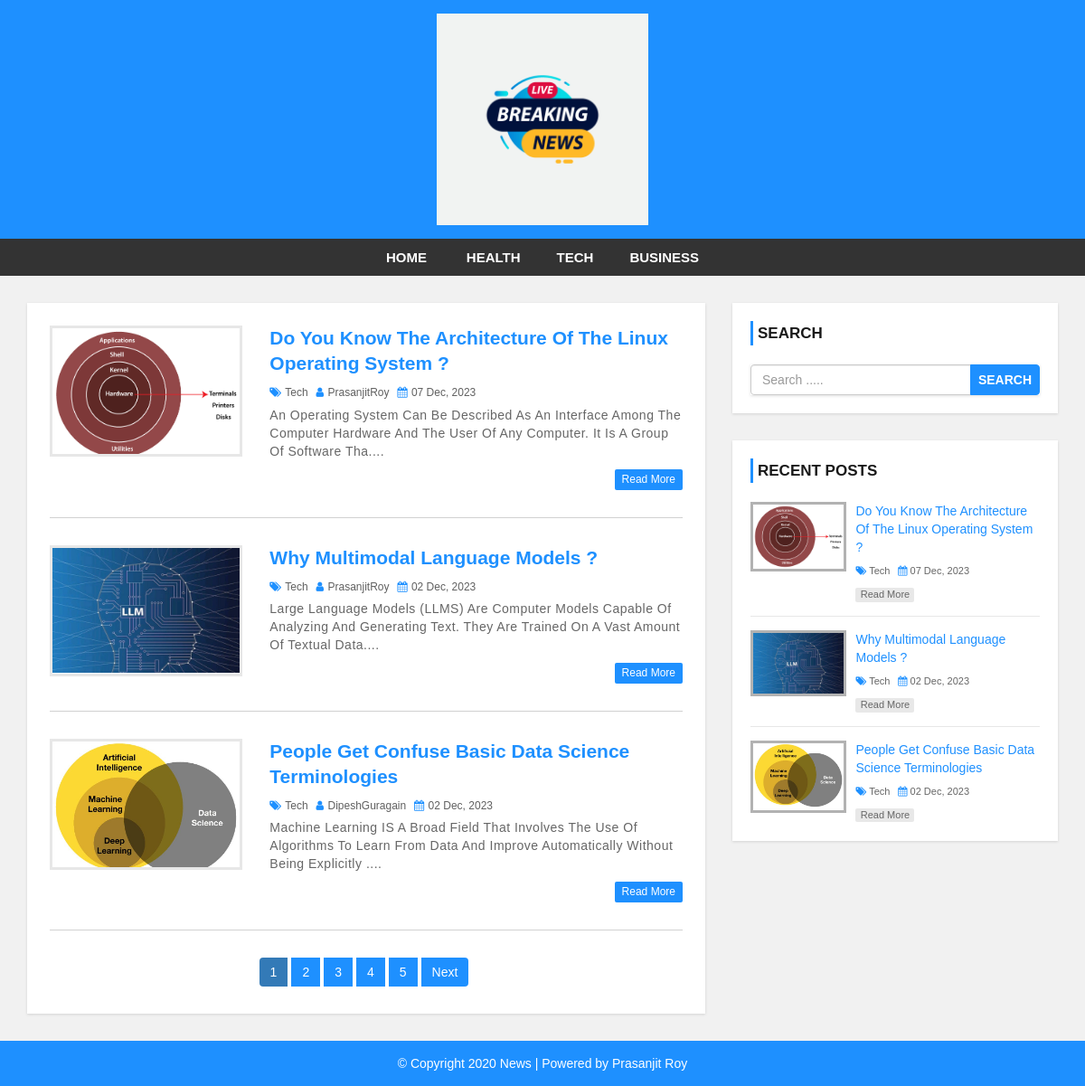
The page / on the database its author committed.
### tables this page shows
CREATE TABLE `settings` (
  `id` int(11) NOT NULL,
  `websitename` varchar(60) NOT NULL,
  `logo` varchar(50) NOT NULL,
  `footerdesc` varchar(255) NOT NULL
);

CREATE TABLE `category` (
  `category_id` int(11) NOT NULL,
  `category_name` varchar(100) NOT NULL,
  `post` int(11) NOT NULL DEFAULT 0
);

CREATE TABLE `post` (
  `post_id` int(11) NOT NULL,
  `title` varchar(100) NOT NULL,
  `description` text NOT NULL,
  `category` varchar(100) NOT NULL,
  `post_date` varchar(50) NOT NULL,
  `author` int(11) NOT NULL,
  `post_img` varchar(100) NOT NULL
);

CREATE TABLE `user` (
  `user_id` int(10) UNSIGNED NOT NULL,
  `first_name` varchar(30) NOT NULL,
  `last_name` varchar(30) NOT NULL,
  `username` varchar(30) DEFAULT NULL,
  `password` varchar(40) DEFAULT NULL,
  `role` int(11) NOT NULL
);

### config.php (called while the page is built, shortened)
<?php
$hostname = "http://localhost/NEWSCMS";
?>

### index.php (the view, shortened to what this page needs)
<?php include 'header.php'; ?>
<div id="main-content">
    <div class="container">
        <div class="row">
            <div class="col-md-8">
                <div class="post-container">
                    <?php
                    include "config.php";
                    $limit = 3;
                    if (isset($_GET["page"])) {
                        $page = $_GET["page"];
                    } else {
                        $page = 1;
                    }
                    $offset = ($page - 1) * $limit;
                    $sql = "SELECT post.post_id,post.title,category.category_name,post.post_date,post.description,post.post_img,post.author,user.username,post.category FROM post
          LEFT JOIN category ON post.category=category.category_id
          LEFT JOIN user ON post.author=user.user_id
          ORDER BY post_id DESC LIMIT {$offset}, {$limit}";
                    $result = mysqli_query($conn, $sql) or die("Query failed :fetch posts");
                    if (mysqli_num_rows($result) > 0) {
                        while ($row = mysqli_fetch_assoc($result)) {
                            ?>
                            <div class="post-content">
                                <div class="row">
                                    <div class="col-md-4">
                                        <a class="post-img" href="single.php?id=<?php echo $row['post_id']; ?>"><img
                                                src="admin/upload/<?php echo $row['post_img']; ?>" alt="blank" /></a>
                                    </div>
                                    <div class="col-md-8">
                                        <div class="inner-content clearfix">
                                            <h3><a href="single.php?id=<?php echo $row['post_id']; ?>">
                                                    <?php echo $row["title"]; ?>
                                                </a></h3>
                                            <div class="post-information">
                                                <span>
                                                    <i class="fa fa-tags" aria-hidden="true"></i>
                                                    <a href='category.php?cid=<?php echo $row["category"]; ?>'>
                                                        <?php echo $row["category_name"]; ?>
                                                    </a>
                                                </span>
                                                <span>
                                                    <i class="fa fa-user" aria-hidden="true"></i>
                                                    <a href='author.php?aid=<?php echo $row['author']; ?>'>
                                                        <?php echo $row["username"]; ?>
                                                    </a>
                                                </span>
                                                <span>
                                                    <i class="fa fa-calendar" aria-hidden="true"></i>
                                                    <?php echo $row["post_date"]; ?>
                                                </span>
                                            </div>
                                            <p class="description">
                                                <?php echo substr($row["description"], 0, 140) . "...."; ?>
                                            </p>
                                            <a class='read-more pull-right'
                                                href="single.php?id=<?php echo $row['post_id']; ?>">Read More</a>
                                        </div>
                                    </div>
                                </div>
                            </div>
                            <?php
                        }
                    } else {
                        echo "<h2> No Record Found</h2>";
                    } ?>
                    <?php
                    $sql1 = "SELECT * FROM post";
                    $result1 = mysqli_query($conn, $sql1) or die("Query Failed");
                    if (mysqli_num_rows($result1) > 0) {
                        $total_records = mysqli_num_rows($result1);
                        $total_pages = ceil($total_records / $limit);
                        echo "<ul class='pagination admin-pagination'>";
                        for ($i = 1; $i <= $total_pages; $i++) {
                            if ($i == $page) {
                                $active = "active";
                            } else {
                                $active = "";
                            }
                            echo '<li class="' . $active . '"><a href="index.php?page=' . $i . '">' . $i . '</a></li>';
                        }
                        if ($total_pages > $page) {
                            echo '<li><a href="index.php?page=' . ($page + 1) . '">Next</a></li>';
                        }
                        echo "</ul>";
                    }
                    ?>
                </div>
            </div>
            <?php include 'sidebar.php'; ?>
        </div>
    </div>
</div>
<?php include 'footer.php'; ?>

### header.php (shortened to what this page needs)
<?php
include "config.php";
?>
<!DOCTYPE html>
<html lang="en">
<head>
  <link rel="stylesheet" href="css/bootstrap.min.css" />
  <link rel="stylesheet" href="css/font-awesome.css">
  <link rel="stylesheet" href="css/style.css">
</head>
<body>
  <div id="header">
    <div class="container">
      <div class="row">
        <div class=" col-md-offset-4 col-md-4">
          <?php
          include "config.php";
          $sql1 = "SELECT * FROM settings";
          $result1 = mysqli_query($conn, $sql1) or die("Query Failed: Because You Have Not Created any Posts Yet :) Please Create Atleast One post to view This ");
          if (mysqli_num_rows($result1) > 0) {
            while ($row1 = mysqli_fetch_assoc($result1)) {
              if ($row1['logo'] == " ") {
                echo '<a href="index.php"><h1>' . $row1["websitename"] . '</h1></a>';
              } else {
                echo '<a href="index.php" id="logo"><img src="admin/images/' . $row1['logo'] . '"></a>';
              }
            }
          } ?>
        </div>
      </div>
    </div>
  </div>
  <div id="menu-bar">
    <div class="container">
      <div class="row">
        <div class="col-md-12">
          <?php include "config.php";
          $sql2 = "SELECT * FROM category WHERE post > 0";
          $result2 = mysqli_query($conn, $sql2) or die("Query failed :Category");
          if (mysqli_num_rows($result2) > 0) {
            $active = "";
            ?>
            <ul class='menu'>
              <li><a class='' href='<?php echo $hostname; ?>'>HOME</a></li>
              <?php
              while ($row2 = mysqli_fetch_assoc($result2)) {
                echo "<li><a class='{$active}' href='category.php?cid={$row2['category_id']}'>{$row2['category_name']}</a></li>";
              } ?>
            </ul>
          <?php } ?>
        </div>
      </div>
    </div>
  </div>

### sidebar.php
<div id="sidebar" class="col-md-4">
    <div class="search-box-container">
        <h4>Search</h4>
        <form class="search-post" action="search.php" method="GET">
            <div class="input-group">
                <input type="text" name="search" class="form-control" placeholder="Search .....">
                <span class="input-group-btn">
                    <button type="submit" class="btn btn-danger">Search</button>
                </span>
            </div>
        </form>
    </div>
    <div class="recent-post-container">
        <h4>Recent Posts</h4>
        <?php
        include "config.php";
        $limit = 3;
        $sql = "SELECT post.post_id,post.title,category.category_name,post.post_date,post.description,post.post_img,post.author,post.category
        FROM post
        LEFT JOIN category ON post.category=category.category_id ORDER BY post_id DESC LIMIT {$limit}";
        $result = mysqli_query($conn, $sql) or die("Query failed ");
        if (mysqli_num_rows($result) > 0) {
            while ($row = mysqli_fetch_assoc($result)) {
                ?>
                <div class="recent-post">
                    <a class="post-img" href="single.php?id=<?php echo $row['post_id']; ?>">
                        <img src="admin/upload/<?php echo $row['post_img']; ?>" alt="" />
                    </a>
                    <div class="post-content">
                        <h5><a href="single.php?id=<?php echo $row['post_id']; ?>">
                                <?php echo $row["title"]; ?>
                            </a></h5>
                        <span>
                            <i class="fa fa-tags" aria-hidden="true"></i>
                            <a href='category.php?cid=<?php echo $row["category"]; ?>'>
                                <?php echo $row["category_name"]; ?>
                            </a>
                        </span>
                        <span>
                            <i class="fa fa-calendar" aria-hidden="true"></i>
                            <?php echo $row["post_date"]; ?>
                        </span>
                        <a class="read-more" href="single.php?id=<?php echo $row['post_id']; ?>">read more</a>
                    </div>
                </div>
            <?php }
        }
        ?>
    </div>
</div>

### footer.php
<div id="footer">
  <div class="container">
    <div class="row">
      <div class="col-md-12">
        <?php
        include "config.php";
        $sql = "SELECT * FROM settings";
        $result = mysqli_query($conn, $sql) or die("Query Failed.");
        if (mysqli_num_rows($result) > 0) {
          while ($row = mysqli_fetch_assoc($result)) {
            ?>
            <span>
              <?php echo $row['footerdesc']; ?>
            </span>
            <?php
          }
        } ?>
      </div>
    </div>
  </div>
</div>
</body>
</html>

### css/style.css (style rules this page uses)
body { background: #f1f1f1; font-family: sans-serif,arial,Helvetica; }
a, a:hover, a:focus { text-decoration: none; outline: none; }
ul { margin:0; padding:0; list-style:none; }
form { background: #fff; padding: 25px; box-shadow:0 1px 3px rgba(0, 0, 0, 0.13); }
#header { background: #1e90ff; text-align: center; padding: 15px; }
#logo { display: inline-block; width: 65%; }
#logo img { width: 100%; }
#menu-bar { background: #333; text-align: center; }
#menu-bar .menu > li { display: inline-block; }
.menu > li > a { padding: 10px 20px; display: block; text-transform: uppercase; color: #fff; font-size: 15px; font-weight:600; transition:all 0.5s ease 0s; }
#main-content { padding: 30px 0; min-height: 750px; }
#main-content .post-container { background-color: #fff; padding: 25px; box-shadow: 0 1px 3px rgba(0, 0, 0, 0.13); }
#main-content .post-content { border-bottom: 1px solid #d1d1d1; padding: 0 0 30px; margin-bottom:30px; }
#main-content .post-content img { width: 100%; }
#main-content .post-content .post-img { border: 3px solid #e7e7e7; display: block; height: 145px; overflow: hidden; transition: border .3s; }
#main-content .post-content h3 { font-size: 21px; line-height: 28px; font-weight: 600; margin: 0 0 7px; }
#main-content .post-content h3 a { color: #1e90ff; transition:all 0.3s; }
#main-content .post-content .post-information span { color: #606060; font-size: 12px; text-transform: capitalize; margin: 0 5px 5px 0; display: inline-block; }
#main-content .post-content .post-information i { color: #1e90ff; margin-right: 1px; }
#main-content .post-content .post-information a { color: #606060; text-decoration: none; }
#main-content .post-content p, #main-content .single-post p { color: #666; font-size: 14px; letter-spacing: 0.5px; margin:0 0 10px; }
#main-content .post-content a.read-more { color: #fff; background-color: #1E90FF; font-size: 12px; text-transform: capitalize; padding: 3px 8px; border-radius: 2px; transition: all 0.3s; }
.pagination { display: block; text-align: center; margin: 0; }
.pagination li { display:inline-block; margin: 0 5px 0 0; }
.pagination li a { border: none; background: #1e90ff; color: #fff; }
i.fa { color:#222; }
#sidebar h4 { color: #1A1A1A; font-size: 17px; line-height: 27px; font-weight:600; text-transform: uppercase; padding: 0 0 0 5px; margin: 0 0 21px; border-left: 3px solid #1e90ff; }
#sidebar .search-box-container { background-color: #fff; padding: 20px; margin: 0 0 30px; box-shadow: 0 1px 3px rgba(0, 0, 0, 0.13); }
#sidebar .search-post { padding: 0; }
#sidebar .search-post input { color: #606060; }
#sidebar .search-post .btn { font-weight: 600; text-transform: uppercase; padding: 6px 8px; background-color: #1E90FF; border-color: #1E90FF; outline: none; }
#sidebar .recent-post-container { padding: 20px; background: #fff; box-shadow: 0 1px 3px rgba(0, 0, 0, 0.13); }
#sidebar .recent-post { border-bottom: 1px solid #e7e7e7; padding: 0 0 15px; margin: 0 0 15px; }
#sidebar .recent-post:last-child { margin: 0; padding: 0; border: none; }
#sidebar .recent-post .post-img { display: inline-block; width: 33%; border: 3px solid rgba(0,0,0,0.3); vertical-align: top; transition: border .3s; }
#sidebar .recent-post .post-img img { width: 100%; }
#sidebar .recent-post .post-content { width: 65%; display: inline-block; border: none; padding: 0 0 0 7px; margin: 0; }
#sidebar .recent-post h5 { font-size: 14px; line-height: 20px; margin: 0 0 5px; }
#sidebar .recent-post h5 a { color: #1E90FF; }
#sidebar .recent-post span { color: #666; font-size: 11px; display: inline-block; margin: 0 5px 10px 0; }
#sidebar .recent-post span a { color: #666; }
#sidebar .recent-post span i { color: #1E90FF; }
#sidebar .recent-post a.read-more { color: #666; background-color: rgba(0,0,0,0.09); width: 65px; font-size: 11px; text-align: center; padding: 0; display: block; transition: all 0.3s; }
#footer { color: #fff; padding:15px 0; text-align:center; background-color:#1e90ff; }
#footer a { color:#fff; }

### rows shown on the page
settings: logo (picture), footerdesc "© Copyright 2020 News | Powered by Prasanjit Roy"
category: category_name "HEALTH"
category: category_name "TECH"
category: category_name "BUSINESS"
post: post_img (picture), title "Do You Know The Architecture Of The Linux Operating System ?", category.category_name "Tech", user.username "PrasanjitRoy", post_date "07 Dec, 2023", description "An Operating System Can Be Described As An Interface Among The Computer Hardware And The User Of Any Computer. It Is A Group Of Software Tha"
post: post_img (picture), title "Why Multimodal Language Models ?", category.category_name "Tech", user.username "PrasanjitRoy", post_date "02 Dec, 2023", description "Large Language Models (LLMS) Are Computer Models Capable Of Analyzing And Generating Text. They Are Trained On A Vast Amount Of Textual Data"
post: post_img (picture), title "People Get Confuse Basic Data Science Terminologies", category.category_name "Tech", user.username "DipeshGuragain", post_date "02 Dec, 2023", description "Machine Learning IS A Broad Field That Involves The Use Of Algorithms To Learn From Data And Improve Automatically Without Being Explicitly"
